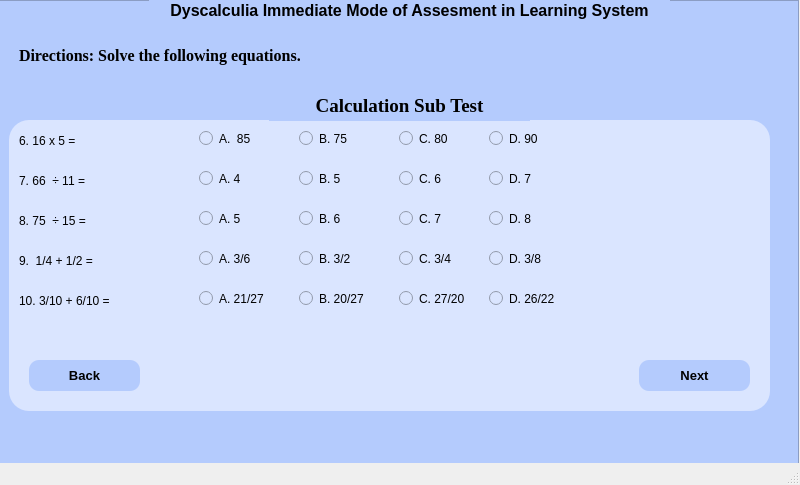
<?xml version="1.0" encoding="UTF-8"?>
<ui version="4.0">
 <class>MainWindow</class>
 <widget class="QMainWindow" name="MainWindow">
  <property name="geometry">
   <rect>
    <x>0</x>
    <y>0</y>
    <width>800</width>
    <height>485</height>
   </rect>
  </property>
  <property name="windowTitle">
   <string>MainWindow</string>
  </property>
  <widget class="QWidget" name="centralwidget">
   <widget class="QFrame" name="frame">
    <property name="geometry">
     <rect>
      <x>-1</x>
      <y>0</y>
      <width>800</width>
      <height>480</height>
     </rect>
    </property>
    <property name="styleSheet">
     <string notr="true">background-color: rgb(180, 203, 253);</string>
    </property>
    <property name="frameShape">
     <enum>QFrame::StyledPanel</enum>
    </property>
    <property name="frameShadow">
     <enum>QFrame::Raised</enum>
    </property>
    <widget class="QFrame" name="frame_2">
     <property name="geometry">
      <rect>
       <x>10</x>
       <y>120</y>
       <width>761</width>
       <height>291</height>
      </rect>
     </property>
     <property name="styleSheet">
      <string notr="true">background-color: rgb(218, 229, 255);
border-radius: 20px;</string>
     </property>
     <property name="frameShape">
      <enum>QFrame::StyledPanel</enum>
     </property>
     <property name="frameShadow">
      <enum>QFrame::Raised</enum>
     </property>
     <widget class="QLabel" name="label_5">
      <property name="geometry">
       <rect>
        <x>10</x>
        <y>10</y>
        <width>741</width>
        <height>21</height>
       </rect>
      </property>
      <property name="text">
       <string>6. 16 x 5 = </string>
      </property>
     </widget>
     <widget class="QLabel" name="label_6">
      <property name="geometry">
       <rect>
        <x>10</x>
        <y>50</y>
        <width>741</width>
        <height>21</height>
       </rect>
      </property>
      <property name="text">
       <string>7. 66  ÷ 11 =</string>
      </property>
     </widget>
     <widget class="QLabel" name="label_7">
      <property name="geometry">
       <rect>
        <x>10</x>
        <y>90</y>
        <width>741</width>
        <height>21</height>
       </rect>
      </property>
      <property name="text">
       <string>8. 75  ÷ 15 =</string>
      </property>
     </widget>
     <widget class="QLabel" name="label_8">
      <property name="geometry">
       <rect>
        <x>10</x>
        <y>130</y>
        <width>741</width>
        <height>21</height>
       </rect>
      </property>
      <property name="text">
       <string>9.  1/4 + 1/2 =</string>
      </property>
     </widget>
     <widget class="QLabel" name="label_9">
      <property name="geometry">
       <rect>
        <x>10</x>
        <y>170</y>
        <width>741</width>
        <height>21</height>
       </rect>
      </property>
      <property name="text">
       <string>10. 3/10 + 6/10 =</string>
      </property>
     </widget>
     <widget class="QPushButton" name="pushButton">
      <property name="geometry">
       <rect>
        <x>20</x>
        <y>240</y>
        <width>111</width>
        <height>31</height>
       </rect>
      </property>
      <property name="font">
       <font>
        <pointsize>10</pointsize>
        <weight>75</weight>
        <bold>true</bold>
       </font>
      </property>
      <property name="cursor">
       <cursorShape>PointingHandCursor</cursorShape>
      </property>
      <property name="styleSheet">
       <string notr="true">background-color: rgb(180, 203, 253);
border-radius: 10px;</string>
      </property>
      <property name="text">
       <string>Back</string>
      </property>
     </widget>
     <widget class="QPushButton" name="pushButton_2">
      <property name="geometry">
       <rect>
        <x>630</x>
        <y>240</y>
        <width>111</width>
        <height>31</height>
       </rect>
      </property>
      <property name="font">
       <font>
        <pointsize>10</pointsize>
        <weight>75</weight>
        <bold>true</bold>
        <kerning>true</kerning>
       </font>
      </property>
      <property name="cursor">
       <cursorShape>PointingHandCursor</cursorShape>
      </property>
      <property name="acceptDrops">
       <bool>false</bool>
      </property>
      <property name="styleSheet">
       <string notr="true">background-color: rgb(180, 203, 253);
border-radius: 10px;</string>
      </property>
      <property name="text">
       <string>Next</string>
      </property>
      <property name="autoDefault">
       <bool>false</bool>
      </property>
     </widget>
     <widget class="QRadioButton" name="radioButton">
      <property name="geometry">
       <rect>
        <x>190</x>
        <y>10</y>
        <width>82</width>
        <height>17</height>
       </rect>
      </property>
      <property name="text">
       <string>A.  85</string>
      </property>
     </widget>
     <widget class="QRadioButton" name="radioButton_2">
      <property name="geometry">
       <rect>
        <x>290</x>
        <y>10</y>
        <width>82</width>
        <height>17</height>
       </rect>
      </property>
      <property name="text">
       <string>B. 75</string>
      </property>
     </widget>
     <widget class="QRadioButton" name="radioButton_3">
      <property name="geometry">
       <rect>
        <x>390</x>
        <y>10</y>
        <width>82</width>
        <height>17</height>
       </rect>
      </property>
      <property name="text">
       <string>C. 80</string>
      </property>
     </widget>
     <widget class="QRadioButton" name="radioButton_4">
      <property name="geometry">
       <rect>
        <x>480</x>
        <y>10</y>
        <width>82</width>
        <height>17</height>
       </rect>
      </property>
      <property name="text">
       <string>D. 90</string>
      </property>
     </widget>
     <widget class="QRadioButton" name="radioButton_5">
      <property name="geometry">
       <rect>
        <x>190</x>
        <y>50</y>
        <width>82</width>
        <height>17</height>
       </rect>
      </property>
      <property name="text">
       <string>A. 4</string>
      </property>
     </widget>
     <widget class="QRadioButton" name="radioButton_6">
      <property name="geometry">
       <rect>
        <x>290</x>
        <y>50</y>
        <width>82</width>
        <height>17</height>
       </rect>
      </property>
      <property name="text">
       <string>B. 5</string>
      </property>
     </widget>
     <widget class="QRadioButton" name="radioButton_7">
      <property name="geometry">
       <rect>
        <x>390</x>
        <y>50</y>
        <width>82</width>
        <height>17</height>
       </rect>
      </property>
      <property name="text">
       <string>C. 6</string>
      </property>
     </widget>
     <widget class="QRadioButton" name="radioButton_8">
      <property name="geometry">
       <rect>
        <x>480</x>
        <y>50</y>
        <width>82</width>
        <height>17</height>
       </rect>
      </property>
      <property name="text">
       <string>D. 7</string>
      </property>
     </widget>
     <widget class="QRadioButton" name="radioButton_9">
      <property name="geometry">
       <rect>
        <x>190</x>
        <y>90</y>
        <width>82</width>
        <height>17</height>
       </rect>
      </property>
      <property name="text">
       <string>A. 5</string>
      </property>
     </widget>
     <widget class="QRadioButton" name="radioButton_10">
      <property name="geometry">
       <rect>
        <x>190</x>
        <y>130</y>
        <width>82</width>
        <height>17</height>
       </rect>
      </property>
      <property name="text">
       <string>A. 3/6</string>
      </property>
     </widget>
     <widget class="QRadioButton" name="radioButton_11">
      <property name="geometry">
       <rect>
        <x>190</x>
        <y>170</y>
        <width>82</width>
        <height>17</height>
       </rect>
      </property>
      <property name="text">
       <string>A. 21/27</string>
      </property>
     </widget>
     <widget class="QRadioButton" name="radioButton_12">
      <property name="geometry">
       <rect>
        <x>290</x>
        <y>90</y>
        <width>82</width>
        <height>17</height>
       </rect>
      </property>
      <property name="text">
       <string>B. 6</string>
      </property>
     </widget>
     <widget class="QRadioButton" name="radioButton_13">
      <property name="geometry">
       <rect>
        <x>290</x>
        <y>130</y>
        <width>82</width>
        <height>17</height>
       </rect>
      </property>
      <property name="text">
       <string>B. 3/2</string>
      </property>
     </widget>
     <widget class="QRadioButton" name="radioButton_14">
      <property name="geometry">
       <rect>
        <x>290</x>
        <y>170</y>
        <width>82</width>
        <height>17</height>
       </rect>
      </property>
      <property name="text">
       <string>B. 20/27</string>
      </property>
     </widget>
     <widget class="QRadioButton" name="radioButton_15">
      <property name="geometry">
       <rect>
        <x>390</x>
        <y>90</y>
        <width>82</width>
        <height>17</height>
       </rect>
      </property>
      <property name="text">
       <string>C. 7</string>
      </property>
     </widget>
     <widget class="QRadioButton" name="radioButton_16">
      <property name="geometry">
       <rect>
        <x>390</x>
        <y>130</y>
        <width>82</width>
        <height>17</height>
       </rect>
      </property>
      <property name="text">
       <string>C. 3/4</string>
      </property>
     </widget>
     <widget class="QRadioButton" name="radioButton_17">
      <property name="geometry">
       <rect>
        <x>390</x>
        <y>170</y>
        <width>82</width>
        <height>17</height>
       </rect>
      </property>
      <property name="text">
       <string>C. 27/20</string>
      </property>
     </widget>
     <widget class="QRadioButton" name="radioButton_18">
      <property name="geometry">
       <rect>
        <x>480</x>
        <y>90</y>
        <width>82</width>
        <height>17</height>
       </rect>
      </property>
      <property name="text">
       <string>D. 8</string>
      </property>
     </widget>
     <widget class="QRadioButton" name="radioButton_19">
      <property name="geometry">
       <rect>
        <x>480</x>
        <y>130</y>
        <width>82</width>
        <height>17</height>
       </rect>
      </property>
      <property name="text">
       <string>D. 3/8</string>
      </property>
     </widget>
     <widget class="QRadioButton" name="radioButton_20">
      <property name="geometry">
       <rect>
        <x>480</x>
        <y>170</y>
        <width>82</width>
        <height>17</height>
       </rect>
      </property>
      <property name="text">
       <string>D. 26/22</string>
      </property>
     </widget>
    </widget>
    <widget class="QLabel" name="label">
     <property name="geometry">
      <rect>
       <x>150</x>
       <y>0</y>
       <width>521</width>
       <height>20</height>
      </rect>
     </property>
     <property name="font">
      <font>
       <pointsize>12</pointsize>
       <weight>75</weight>
       <bold>true</bold>
       <underline>false</underline>
      </font>
     </property>
     <property name="text">
      <string>Dyscalculia Immediate Mode of Assesment in Learning System</string>
     </property>
     <property name="alignment">
      <set>Qt::AlignCenter</set>
     </property>
     <property name="wordWrap">
      <bool>false</bool>
     </property>
    </widget>
    <widget class="QLabel" name="label_4">
     <property name="geometry">
      <rect>
       <x>270</x>
       <y>90</y>
       <width>261</width>
       <height>31</height>
      </rect>
     </property>
     <property name="font">
      <font>
       <family>Times New Roman</family>
       <pointsize>14</pointsize>
       <weight>75</weight>
       <bold>true</bold>
       <underline>false</underline>
      </font>
     </property>
     <property name="mouseTracking">
      <bool>false</bool>
     </property>
     <property name="text">
      <string>Calculation Sub Test</string>
     </property>
     <property name="alignment">
      <set>Qt::AlignCenter</set>
     </property>
    </widget>
    <widget class="QLabel" name="label_16">
     <property name="geometry">
      <rect>
       <x>20</x>
       <y>40</y>
       <width>281</width>
       <height>31</height>
      </rect>
     </property>
     <property name="font">
      <font>
       <family>Times New Roman</family>
       <pointsize>12</pointsize>
       <weight>75</weight>
       <bold>true</bold>
       <underline>false</underline>
      </font>
     </property>
     <property name="mouseTracking">
      <bool>false</bool>
     </property>
     <property name="text">
      <string>Directions: Solve the following equations.</string>
     </property>
    </widget>
   </widget>
  </widget>
  <widget class="QMenuBar" name="menubar">
   <property name="geometry">
    <rect>
     <x>0</x>
     <y>0</y>
     <width>800</width>
     <height>21</height>
    </rect>
   </property>
  </widget>
  <widget class="QStatusBar" name="statusbar"/>
 </widget>
 <resources/>
 <connections/>
</ui>
